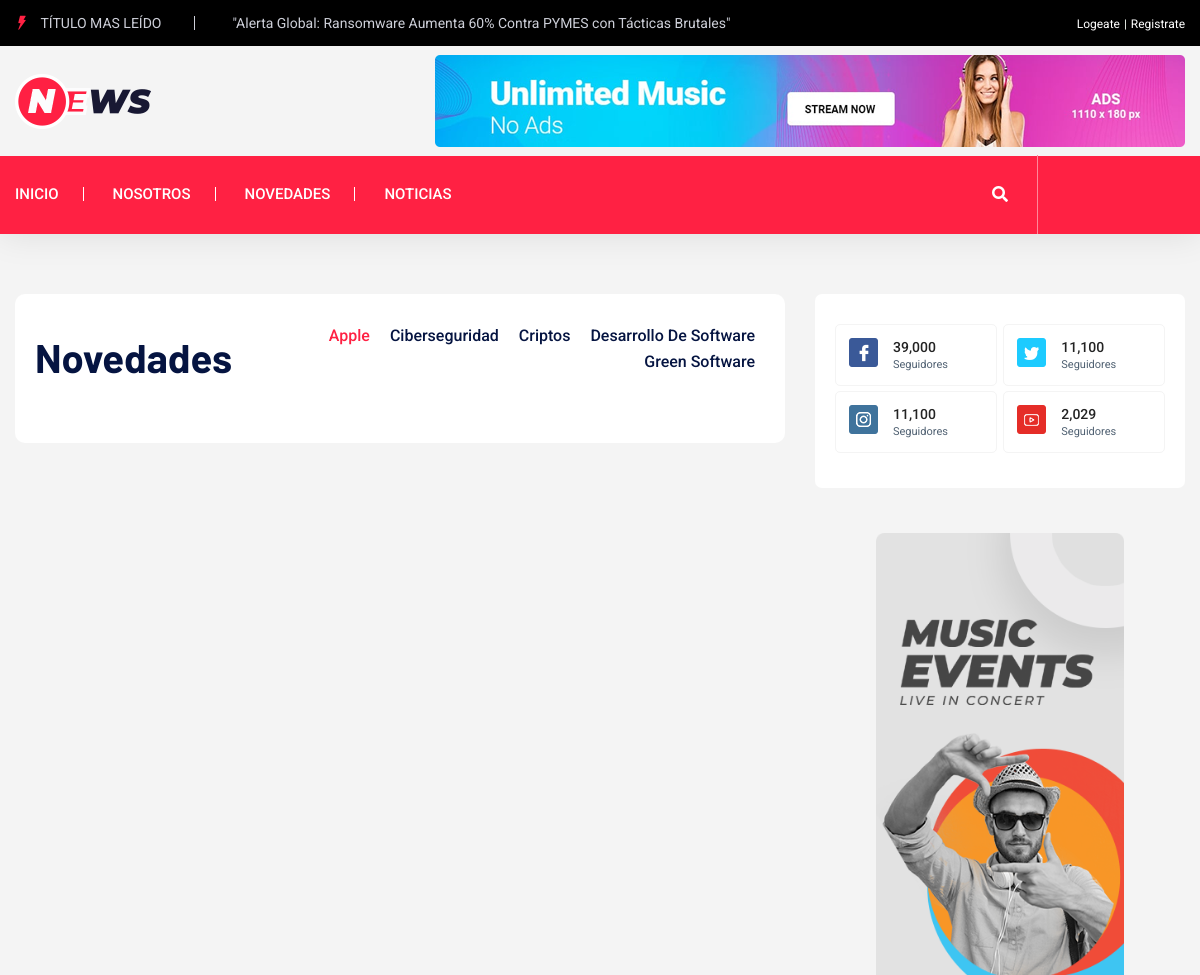
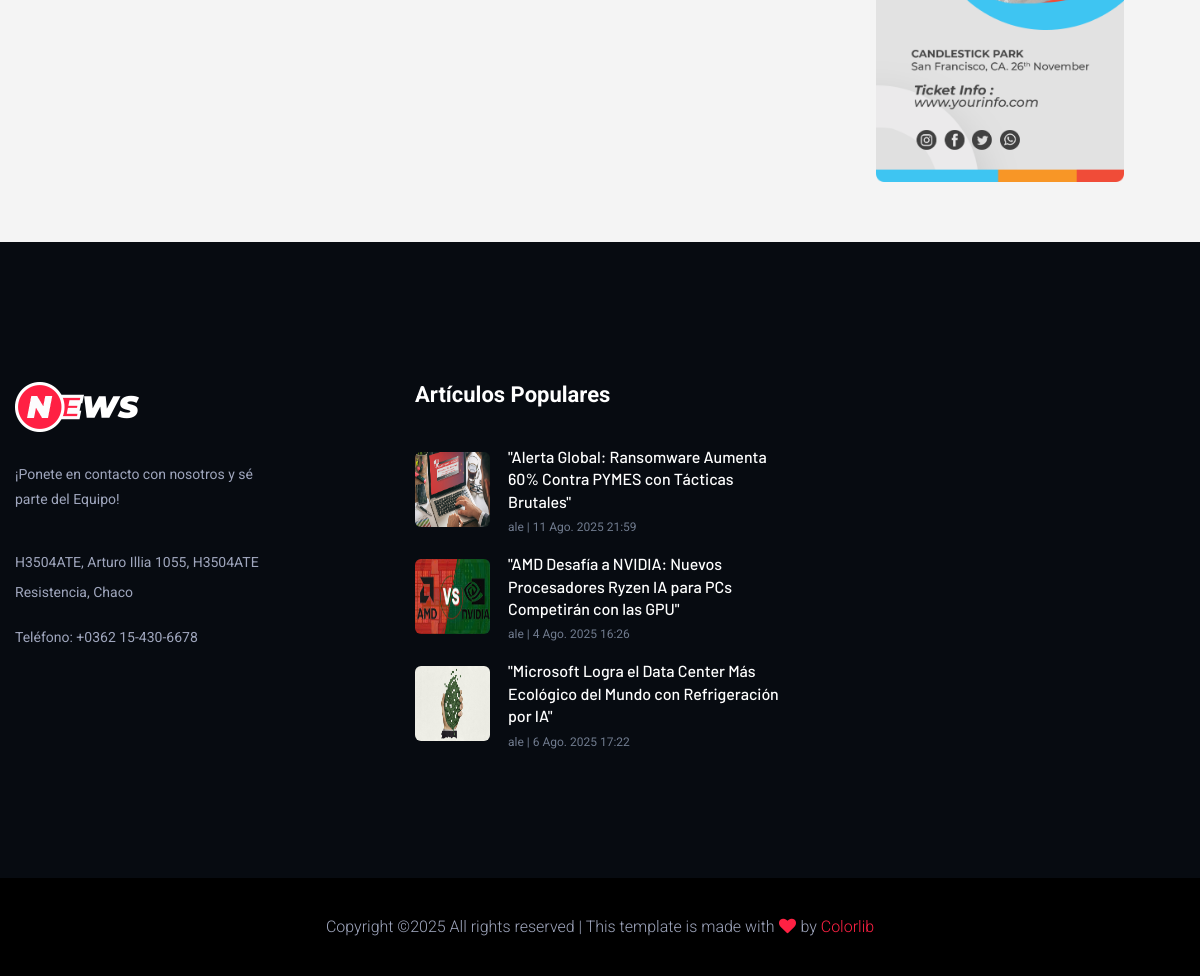
The page /Novedades/ on the database its author committed (2 pictures, top to bottom).
### apps/articulos/models.py (models this page shows, shortened)
class Articulo(models.Model):
    creado = models.DateTimeField(auto_now_add=True)
    modificado = models.DateTimeField(auto_now=True)
    titulo = models.CharField(max_length=150)
    slug = models.SlugField(unique=True, blank=True)
    imagen = models.ImageField(upload_to = 'articulos')
    contenido = models.TextField()
    categoria = models.ForeignKey(Categoria, on_delete = models.CASCADE)
    usuario = models.ForeignKey(User, on_delete=models.CASCADE)
    resumen = models.CharField(max_length=350, null = True)

### apps/categorias/models.py (models this page shows, shortened)
class Categoria(models.Model):
    nombre = models.CharField(max_length=100, unique=True)
    def __str__(self):
        return self.nombre
    class Meta: #Orden ascendente (a-z) por campo nombre
        verbose_name_plural = "Categorías"
        ordering = ['nombre']

### blog/views.py (the view)
# urls.py: path('Novedades/', views.novedades, name = "path_novedades"),
def novedades(request):
    categorias_bd = Categoria.objects.all()[:5]
    populares = obtener_n_populares(5)
    articulos_populares_footer = obtener_n_populares(3)
    categorias_con_articulos = []
    for categoria in categorias_bd:
        articulos = Articulo.objects.filter(categoria=categoria).order_by('-creado')[:4]
        categorias_con_articulos.append({
            'categoria': categoria,
            'articulos': articulos
        })
    context = {
        'categorias': categorias_bd,
        'categorias_con_articulos': categorias_con_articulos,
        'articulos_populares': populares,
        'articulos_populares_footer': articulos_populares_footer
    }
    return render(request, 'Novedades.html', context)

### apps/articulos/utils.py (called while the page is built)
def obtener_n_populares(num_populares):
    return Articulo.objects.annotate(num_likes=Count('likes')).order_by('-num_likes')[:num_populares]

### templates/Novedades.html (shortened to what this page needs)
{% extends 'base.html' %}
{% block contenido_cuerpo %}
{% load static %}
<main>
    <div class="about-area2 gray-bg pt-60 pb-60">
        <div class="container">
                <div class="row">
                <div class="col-lg-8">
                    <div class="whats-news-wrapper">
                            <div class="row justify-content-between align-items-end mb-15">
                                <div class="col-xl-4">
                                    <div class="section-tittle mb-30">
                                        <h3>Novedades</h3>
                                    </div>
                                </div>
                                <div class="col-xl-8 col-md-9">
                                    <div class="properties__button">
                                        <nav>
                                            <div class="nav nav-tabs" id="nav-tab" role="tablist">
                                                <a class="nav-item nav-link active" id="nav-home-tab" data-toggle="tab" href="#nav-home" role="tab" aria-controls="nav-home" aria-selected="true">{{categorias.0}}</a>
                                                <a class="nav-item nav-link" id="nav-profile-tab" data-toggle="tab" href="#nav-profile" role="tab" aria-controls="nav-profile" aria-selected="false">{{categorias.1}}</a>
                                                <a class="nav-item nav-link" id="nav-contact-tab" data-toggle="tab" href="#nav-contact" role="tab" aria-controls="nav-contact" aria-selected="false">{{categorias.2}}</a>
                                                <a class="nav-item nav-link" id="nav-last-tab" data-toggle="tab" href="#nav-last" role="tab" aria-controls="nav-contact" aria-selected="false">{{categorias.3}}</a>
                                                <a class="nav-item nav-link" id="nav-Sports" data-toggle="tab" href="#nav-nav-Sport" role="tab" aria-controls="nav-contact" aria-selected="false">{{categorias.4}}</a>
                                            </div>
                                        </nav>
                                    </div>
                                </div>
                            </div>
                            <div class="row">
                                <div class="col-12">
                                </div>
                            </div>
                    </div>
                    </div>
                    <div class="col-lg-4">
                        <div class="single-follow mb-45">
                        <div class="single-box">
                            <div class="follow-us d-flex align-items-center">
                                <div class="follow-social">
                                    <a href="https://www.facebook.com/informatorio.chaco" target="_blank"><img src="{% static 'img/news/icon-fb.png' %}" alt=""></a>
                                </div>
                                <div class="follow-count">
                                    <span>39,000</span>
                                    <p>Seguidores</p>
                                </div>
                            </div>
                            <div class="follow-us d-flex align-items-center">
                                <div class="follow-social">
                                    <a href="https://www.instagram.com/informatorio/" target="_blank"><img src="{% static 'img/news/icon-tw.png' %}" alt=""></a>
                                </div>
                                <div class="follow-count">
                                    <span>11,100</span>
                                    <p>Seguidores</p>
                                </div>
                            </div>
                                <div class="follow-us d-flex align-items-center">
                                <div class="follow-social">
                                    <a href="https://www.instagram.com/informatorio/" target="_blank"><img src="{% static 'img/news/icon-ins.png' %}" alt=""></a>
                                </div>
                                <div class="follow-count">
                                    <span>11,100</span>
                                    <p>Seguidores</p>
                                </div>
                            </div>
                            <div class="follow-us d-flex align-items-center">
                                <div class="follow-social">
                                    <a href="https://www.youtube.com/@informatorio-" target="_blank"><img src="{% static 'img/news/icon-yo.png' %}" alt=""></a>
                                </div>
                                <div class="follow-count">
                                    <span>2,029</span>
                                    <p>Seguidores</p>
                                </div>
                            </div>
                        </div>
                    </div>
                        <div class="news-poster d-none d-lg-block">
                            <img src="{% static 'img/news/news_card.jpg' %}" alt="">
                        </div>
                    </div>
                </div>
        </div>
    </div>
</main>
{% endblock contenido_cuerpo %}

### templates/base.html (shortened to what this page needs)
{% load static %}
<!doctype html>
<html class="no-js" lang="zxx">
<head>
    <link rel="stylesheet" href="{% static 'css/bootstrap.min.css' %}">
    <link rel="stylesheet" href="{% static 'css/owl.carousel.min.css' %}">
    <link rel="stylesheet" href="{% static 'css/ticker-style.css' %}">
    <link rel="stylesheet" href="{% static 'css/flaticon.css' %}">
    <link rel="stylesheet" href="{% static 'css/slicknav.css' %}">
    <link rel="stylesheet" href="{% static 'css/animate.min.css' %}">
    <link rel="stylesheet" href="{% static 'css/magnific-popup.css' %}">
    <link rel="stylesheet" href="{% static 'css/fontawesome-all.min.css' %}">
    <link rel="stylesheet" href="{% static 'css/themify-icons.css' %}">
    <link rel="stylesheet" href="{% static 'css/slick.css' %}">
    <link rel="stylesheet" href="{% static 'css/nice-select.css' %}">
    <link rel="stylesheet" href="{% static 'css/style.css' %}">
    <link rel="stylesheet" href="{% static 'css/responsive.css' %}">
    <link rel="stylesheet" href="{% static 'css/likes.css' %}">
    <link rel="stylesheet" href="{% static 'css/imagenes.css' %}">
    <link rel="stylesheet" href="{% static 'css/formularios.css' %}">
<body>
<header>
    <div class="header-area">
        <div class="main-header ">
            <div class="header-top black-bg d-none d-sm-block">
                <div class="container">
                    <div class="col-xl-12">
                        <div class="row d-flex justify-content-between align-items-center">
                            <div class="header-info-left">
                                <ul>
                                    <li class="title"><span class="flaticon-energy"></span> Título mas leído</li>
                                    <li><a href="#" style="color: #cdcfd8">{{articulos_populares.0.titulo}}</a></li>
                                </ul>
                            </div>
                            <div class="header-info-right">
                                <ul class="header-date">
                                    {% if user.is_authenticated %}
                                        <li>
                                            <form method="POST" action="{% url 'usuarios:path_logout' %}">{% csrf_token %}
                                                <button style="border:none; background: black;" type="submit">Cerrar Sesión</button>
                                            </form>
                                        </li>
                                    {% else %}
                                        <li><a href="{% url 'usuarios:path_login' %}">Logeate</a></li>
                                        <li><a>|</a></li>
                                        <li><a href="{% url 'usuarios:path_registro' %}">Registrate</a></li>
                                    {% endif %}
                                </ul>
                            </div>
                        </div>
                    </div>
                </div>
            </div>
            <div class="header-mid gray-bg">
                <div class="container">
                    <div class="row d-flex align-items-center">
                        <div class="col-xl-3 col-lg-3 col-md-3 d-none d-md-block">
                            <div class="logo">
                                <a href="{% url 'path_index' %}"><img src="{% static 'img/logo/logo.png' %}" alt=""></a>
                            </div>
                        </div>
                        <div class="col-xl-9 col-lg-9 col-md-9">
                            <div class="header-banner f-right ">
                                <img src="{% static 'img/gallery/header_card.png' %}" alt="">
                            </div>
                        </div>
                    </div>
                </div>
            </div>
            <div class="header-bottom header-sticky">
                <div class="container">
                    <div class="row align-items-center">
                        <div class="col-xl-8 col-lg-8 col-md-12 header-flex">
                            <div class="main-menu d-none d-md-block">
                                <nav>
                                    <ul id="navigation">
                                        <li><a href="{% url 'path_index' %}">Inicio</a></li>
                                        <li><a href="{% url 'path_sobre_nosotros' %}">Nosotros</a></li>
                                        <li><a href="{% url 'path_novedades' %}">Novedades</a></li>
                                        <li><a href="{% url 'articulos:path_listar_articulos' %}">Noticias</a></li>
                                    </ul>
                                </nav>
                            </div>
                        </div>
                        <div class="col-xl-4 col-lg-4 col-md-4 d-flex justify-content-center align-items-center">
                            <div class="header-right f-right">
                                <div class="nav-search search-switch">
                                    <i class="fa fa-search"></i>
                                </div>
                            </div>
                        </div>
                        <div class="col-12">
                        </div>
                    </div>
                </div>
            </div>
        </div>
    </div>
</header>
    <div class="cuerpo">
        {% block contenido_cuerpo %}
        {%endblock contenido_cuerpo %}
    </div>
<footer>
    <div class="footer-main footer-bg">
        <div class="footer-area footer-padding">
            <div class="container">
                <div class="row d-flex justify-content-between">
                    <div class="col-xl-3 col-lg-3 col-md-5 col-sm-8">
                        <div class="single-footer-caption mb-50">
                            <div class="single-footer-caption mb-30">
                                <div class="footer-logo">
                                    <a href="{% url 'path_index' %}"><img src="{% static 'img/logo/logo2_footer.png' %}" alt=""></a>
                                </div>
                                <div class="footer-tittle">
                                    <div class="footer-pera">
                                        <p class="info1">¡Ponete en contacto con nosotros y sé parte del Equipo!</p>
                                        <p class="info2">H3504ATE, Arturo Illia 1055, H3504ATE Resistencia, Chaco</p>
                                        <p class="info2">Teléfono: +0362 15-430-6678</p>
                                        </div>
                                </div>
                            </div>
                        </div>
                    </div>
                    <div class="col-xl-4 col-lg-4 col-md-5 col-sm-7">
                        <div class="single-footer-caption mb-50">
                            <div class="footer-tittle">
                                <h4>Artículos Populares</h4>
                            </div>
                            {% for a in articulos_populares_footer %}
                            <div class="whats-right-single mb-20">
                                <div class="whats-right-img">
                                    <img style="height: 75px; width:75px;" src="{{a.imagen.url}}" alt="">
                                </div>
                                <div class="whats-right-cap">
                                    <h4><a href="{% url 'articulos:path_articulo_detalle' a.pk %}">{{a.titulo}}</a></h4>
                                    <p>{{a.usuario}}  |  {{a.creado}}</p>
                                </div>
                            </div>
                            {% endfor %}
                        </div>
                    </div>
                    <div class="col-xl-3 col-lg-3 col-md-5 col-sm-7">
                        <div class="single-footer-caption mb-50">
                            <div class="banner">
                            </div>
                        </div>
                    </div>
                </div>
            </div>
        </div>
        <div class="footer-bottom-area footer-bg">
            <div class="container">
                <div class="footer-border">
                    <div class="row d-flex align-items-center">
                        <div class="col-xl-12 ">
                            <div class="footer-copy-right text-center">
                                <p>
  Copyright &copy;<script>document.write(new Date().getFullYear());</script> All rights reserved | This template is made with <i class="fa fa-heart" aria-hidden="true"></i> by <a href="https://colorlib.com" target="_blank">Colorlib</a>
  </p>
                            </div>
                        </div>
                    </div>
                </div>
            </div>
        </div>
    </div>
</footer>
</body>
</html>

### rows shown on the page
Articulo: titulo "\"Alerta Global: Ransomware Aumenta 60% Contra PYMES con Tácticas Brutales\"", imagen (picture), usuario "ale", creado "11 Ago. 2025 21:59"
Categoria: nombre "Apple"
Categoria: nombre "Ciberseguridad"
Categoria: nombre "Criptos"
Categoria: nombre "Desarrollo De Software"
Categoria: nombre "Green Software"
Articulo: imagen (picture), titulo "\"AMD Desafía a NVIDIA: Nuevos Procesadores Ryzen IA para PCs Competirán con las GPU\"", usuario "ale", creado "4 Ago. 2025 16:26"
Articulo: imagen (picture), titulo "\"Microsoft Logra el Data Center Más Ecológico del Mundo con Refrigeración por IA\"", usuario "ale", creado "6 Ago. 2025 17:22"
